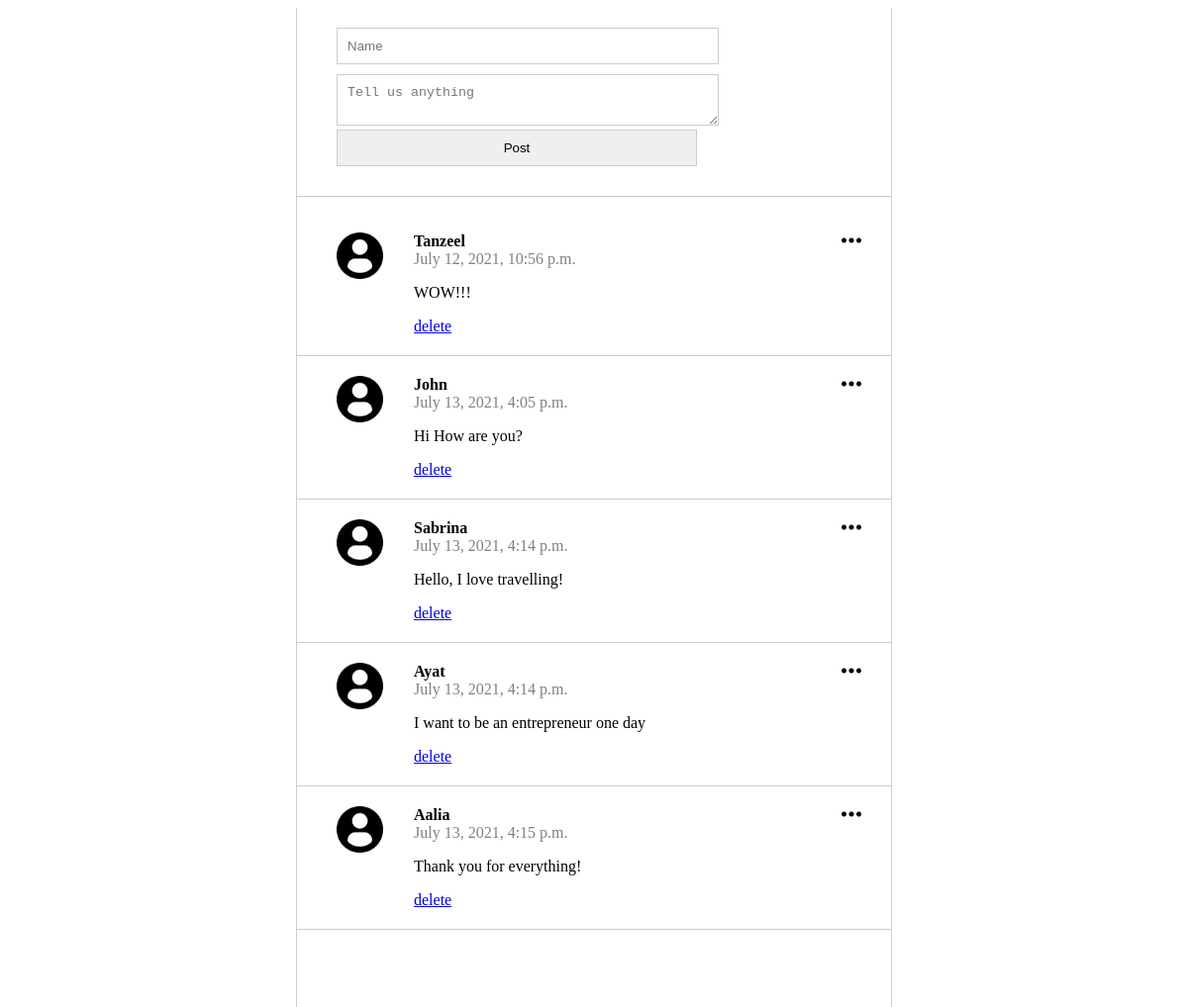
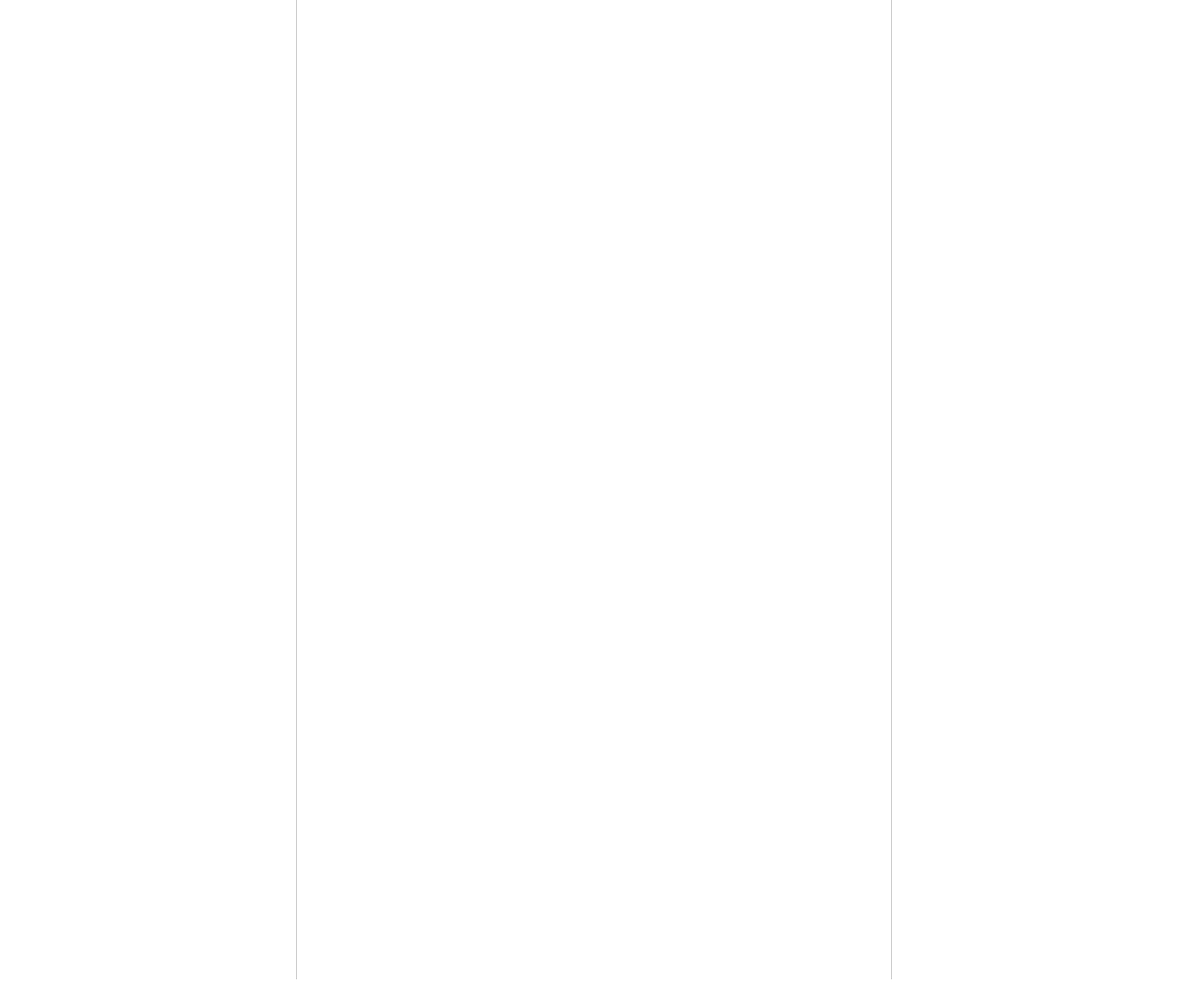
The page / on the database its author committed (2 pictures, top to bottom).
### posts/models.py (models this page shows)
class Post(models.Model):
    class Meta(object):
        db_table = 'post'
    name = models.CharField(
        'Name' , blank=False, null=False, max_length=14, db_index=True, default='Anonymous'
    )
    body = models.CharField(
        'Body', blank=True, null=True, max_length=140, db_index=True
    )
    created_at = models.DateTimeField(
        'Created DateTime', blank=True, auto_now_add=True
    )

### posts/views.py (the view, shortened to what this page needs)
# urls.py: path('', views.index, name='index'),
def index(request):
    posts = Post.objects.all()[:20]
    return render(request, 'posts.html',
                 {'posts': posts})

### templates/posts.html (shortened to what this page needs)
{% extends "base.html" %} {% block content %} {% load static %}
<section class="content">
   <section class="post_form">
       <form action="/" method="POST">
        <input type="text" name="name" placeholder="Name" required>
        <textarea name="body" placeholder="Tell us anything" required></textarea>
        <input type="submit" value="Post" />
        </form>
   </section>
   <section class="posts">
       {%if tweets.count == 0 %}
       <p class="p-3">There is no tweet now</p>
       {% else %}
    <ul>
         {% for post in posts %}
        <li>
            <img class="menu_icon js-menu-icon" src="{% static 'img/menu.png' %}" />
            <div class="logo">
             <img src="{%static 'img/profile-user.png' %}" />
            </div>
            <div class="name_body">
                <div class="name">{{ post.name }}</div>
                <div class="datetime">{{ post.created_at }}</div>
                <p>{{ post.body }}</p>
                <a href="/delete/{{ post.id }}">delete</a>
            </div>
        </li>
        {% endfor %}
    </ul>
    {% endif %}
    </section>
</section>
{% endblock %}

### templates/base.html (shortened to what this page needs)
<!DOCTYPE html>
<html lang="en">
<head>
    {% load static %}
    <link href="{% static 'css/style.css' %}"   rel="stylesheet" />
</head>
<body>
    {% block content %}   {{  content  }}  {% endblock %}
</body>
</html>

### static/css/style.css (style rules this page uses)
html, body { height: 250%; }
.content { max-width: 600px; height: 100%; margin: 0 auto; border-left: 1px solid #ccc; border-right: 1px solid #ccc; }
.post_form { padding: 20px 40px; border-bottom: 1px solid #ccc; }
.post_form input { width: 70%; margin-bottom: 10px; padding: 10px; border:1px solid #ccc; }
.post_form textarea { width:70%; padding: 10px; border: 1px solid #ccc; }
.posts ul { padding: 0; }
.posts li { position: relative; display: flex; border-bottom: 1px solid #ccc; padding: 20px 40px; list-style: none; }
.posts li .menu_icon { width: 20px; position: absolute; right: 30px; top: 18px; }
.posts li .logo { flex-basis: 15%; }
.posts li .logo img { width: 60%; }
.posts li .name_body { flex-basis: 85%; }
.posts li .name_body .name { font-weight: bold; }
.posts li .name_body .datetime { color: gray; }

### rows shown on the page
Post: name "Tanzeel", created_at "July 12, 2021, 10:56 p.m.", body "WOW!!!"
Post: name "John", created_at "July 13, 2021, 4:05 p.m.", body "Hi How are you?"
Post: name "Sabrina", created_at "July 13, 2021, 4:14 p.m.", body "Hello, I love travelling!"
Post: name "Ayat", created_at "July 13, 2021, 4:14 p.m.", body "I want to be an entrepreneur one day"
Post: name "Aalia", created_at "July 13, 2021, 4:15 p.m.", body "Thank you for everything!"
